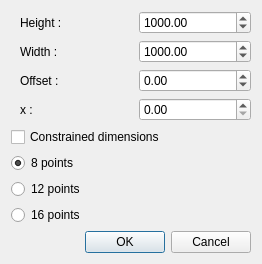
<?xml version="1.0" encoding="UTF-8"?>
<ui version="4.0">
 <class>frameTaskPanel</class>
 <widget class="QDialog" name="frameTaskPanel">
  <property name="enabled">
   <bool>true</bool>
  </property>
  <property name="geometry">
   <rect>
    <x>0</x>
    <y>0</y>
    <width>262</width>
    <height>241</height>
   </rect>
  </property>
  <property name="windowTitle">
   <string>Frame parameters</string>
  </property>
  <layout class="QVBoxLayout" name="verticalLayout_2">
   <item>
    <layout class="QGridLayout" name="gridLayout_2">
     <item row="0" column="0">
      <layout class="QGridLayout" name="gridLayout">
       <property name="leftMargin">
        <number>9</number>
       </property>
       <item row="4" column="0">
        <widget class="QLabel" name="lOffset">
         <property name="text">
          <string>Offset :</string>
         </property>
        </widget>
       </item>
       <item row="5" column="0">
        <widget class="QLabel" name="lx">
         <property name="text">
          <string>x :</string>
         </property>
        </widget>
       </item>
       <item row="1" column="1">
        <widget class="QDoubleSpinBox" name="sbWidth">
         <property name="decimals">
          <number>2</number>
         </property>
         <property name="maximum">
          <double>9999999999999999455752309870428160.000000000000000</double>
         </property>
         <property name="value">
          <double>1000.000000000000000</double>
         </property>
        </widget>
       </item>
       <item row="1" column="0">
        <widget class="QLabel" name="lWidth">
         <property name="text">
          <string>Width :</string>
         </property>
        </widget>
       </item>
       <item row="4" column="1">
        <widget class="QDoubleSpinBox" name="sbOffset">
         <property name="suffix">
          <string/>
         </property>
         <property name="decimals">
          <number>2</number>
         </property>
         <property name="minimum">
          <double>-100000000000000004188152556421145795899143386664033828314342771180699648.000000000000000</double>
         </property>
         <property name="maximum">
          <double>9999999999999999932209486743616279764617084419440640.000000000000000</double>
         </property>
        </widget>
       </item>
       <item row="0" column="0">
        <widget class="QLabel" name="lHeight">
         <property name="sizePolicy">
          <sizepolicy hsizetype="Preferred" vsizetype="Fixed">
           <horstretch>0</horstretch>
           <verstretch>0</verstretch>
          </sizepolicy>
         </property>
         <property name="maximumSize">
          <size>
           <width>16777215</width>
           <height>15</height>
          </size>
         </property>
         <property name="text">
          <string>Height :</string>
         </property>
        </widget>
       </item>
       <item row="0" column="1">
        <widget class="QDoubleSpinBox" name="sbHeight">
         <property name="decimals">
          <number>2</number>
         </property>
         <property name="maximum">
          <double>99999999999999997748809823456034029568.000000000000000</double>
         </property>
         <property name="value">
          <double>1000.000000000000000</double>
         </property>
        </widget>
       </item>
       <item row="5" column="1">
        <widget class="QDoubleSpinBox" name="sbx">
         <property name="decimals">
          <number>2</number>
         </property>
         <property name="maximum">
          <double>10000000000000000.000000000000000</double>
         </property>
        </widget>
       </item>
      </layout>
     </item>
    </layout>
   </item>
   <item>
    <widget class="QCheckBox" name="ckConstrained">
     <property name="text">
      <string>Constrained dimensions</string>
     </property>
    </widget>
   </item>
   <item>
    <widget class="QRadioButton" name="rb8">
     <property name="text">
      <string>8 points</string>
     </property>
     <property name="checked">
      <bool>true</bool>
     </property>
    </widget>
   </item>
   <item>
    <widget class="QRadioButton" name="rb12">
     <property name="text">
      <string>12 points</string>
     </property>
     <property name="checked">
      <bool>false</bool>
     </property>
    </widget>
   </item>
   <item>
    <widget class="QRadioButton" name="rb16">
     <property name="text">
      <string>16 points</string>
     </property>
    </widget>
   </item>
   <item>
    <widget class="QDialogButtonBox" name="bbButtons">
     <property name="autoFillBackground">
      <bool>false</bool>
     </property>
     <property name="locale">
      <locale language="English" country="UnitedStates"/>
     </property>
     <property name="standardButtons">
      <set>QDialogButtonBox::Cancel|QDialogButtonBox::Ok</set>
     </property>
     <property name="centerButtons">
      <bool>false</bool>
     </property>
    </widget>
   </item>
  </layout>
 </widget>
 <resources/>
 <connections>
  <connection>
   <sender>bbButtons</sender>
   <signal>accepted()</signal>
   <receiver>frameTaskPanel</receiver>
   <slot>accept()</slot>
   <hints>
    <hint type="sourcelabel">
     <x>168</x>
     <y>345</y>
    </hint>
    <hint type="destinationlabel">
     <x>168</x>
     <y>182</y>
    </hint>
   </hints>
  </connection>
  <connection>
   <sender>bbButtons</sender>
   <signal>rejected()</signal>
   <receiver>frameTaskPanel</receiver>
   <slot>reject()</slot>
   <hints>
    <hint type="sourcelabel">
     <x>168</x>
     <y>345</y>
    </hint>
    <hint type="destinationlabel">
     <x>168</x>
     <y>182</y>
    </hint>
   </hints>
  </connection>
 </connections>
</ui>
